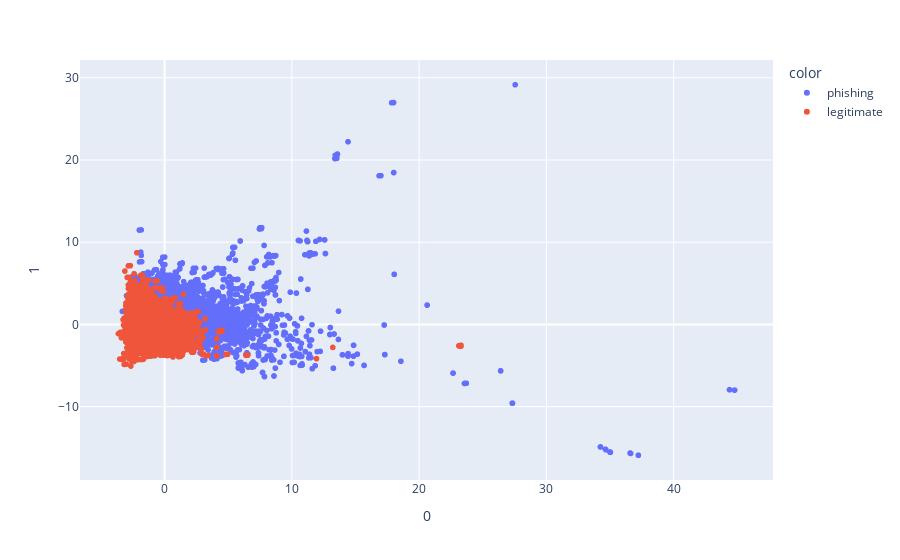

This figure's notebook cell:
### Markdown cell above
### 4 Redukcja cech

### Code cell
from sklearn.decomposition import PCA
from sklearn.preprocessing import StandardScaler
import plotly.express as px

X = df.select_dtypes(include=['int64','float64'])
X_standarized = StandardScaler().fit_transform(X)
pca = PCA(n_components=2)
components = pca.fit_transform(X_standarized)

fig = px.scatter(components, x=0, y=1, color=df['status'])
fig.show()

### Figure 1 — Plotly figure (JSON) as saved in the notebook; plotly's stock layout.template omitted (floating-point values rounded to 4 significant figures; data arrays with more than 128 entries replaced by an {"elided": "..."} marker saying what was removed)
{"data": [{"hovertemplate": "color=phishing<br>0=%{x}<br>1=%{y}<extra></extra>", "legendgroup": "phishing", "marker": {"color": "#636efa", "symbol": "circle"}, "mode": "markers", "name": "phishing", "showlegend": true, "type": "scattergl", "x": {"elided": "9715 float values"}, "xaxis": "x", "y": {"elided": "9715 float values"}, "yaxis": "y"}, {"hovertemplate": "color=legitimate<br>0=%{x}<br>1=%{y}<extra></extra>", "legendgroup": "legitimate", "marker": {"color": "#EF553B", "symbol": "circle"}, "mode": "markers", "name": "legitimate", "showlegend": true, "type": "scattergl", "x": {"elided": "9716 float values"}, "xaxis": "x", "y": {"elided": "9716 float values"}, "yaxis": "y"}], "layout": {"legend": {"title": {"text": "color"}, "tracegroupgap": 0}, "margin": {"t": 60}, "xaxis": {"anchor": "y", "domain": [0, 1], "title": {"text": "0"}}, "yaxis": {"anchor": "x", "domain": [0, 1], "title": {"text": "1"}}}}
